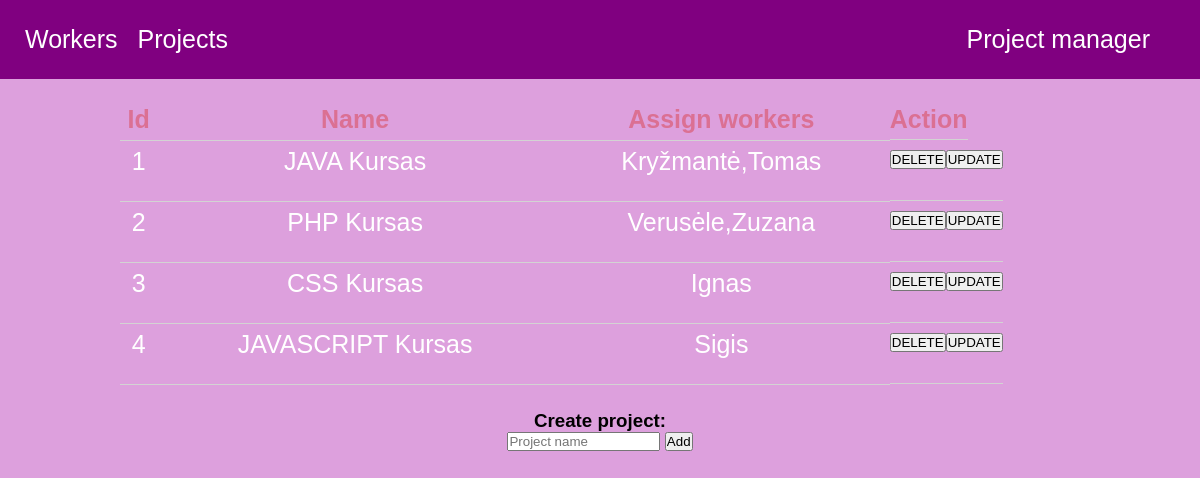
The app's page /projects.php with its own data.
### tables this page shows
CREATE TABLE `projektai` (
  `project_id` int(10) unsigned NOT NULL AUTO_INCREMENT,
  `project_name` varchar(50) NOT NULL,
  `asign_workers` varchar(50) DEFAULT NULL,
  PRIMARY KEY (`project_id`)
);

### projects.php (the view, shortened to what this page needs)
<!DOCTYPE html>
<html lang="en">
<head>
    <link rel="stylesheet" href="style.css">
</head>
<body>
    <header>
        <nav class="nav">
            <div>
                <a href="index.php"><p>Project manager</p></a>
            </div>
            <form class="workers" action="workers.php" method="POST">
               <button type="submit">Workers</button>
            </form>
            <form class="projects" action="projects.php" method="POST">
                <button type="submit">Projects</button>
            </form>
        </nav>
    </header>
    <main>
        <?php
            $servername = "localhost";
            $username = "root";
            $password = "mysql";
            $dbname = "projectmanager";
            $conn = mysqli_connect($servername, $username, $password, $dbname);
                    $sql = "SELECT projektai.project_id, projektai.project_name, group_concat(darbuotojai.name) as asign_workers
                    from projektai LEFT JOIN darbuotojai ON projektai.project_id = darbuotojai.project
                    GROUP BY projektai.project_id";
                    $result = mysqli_query($conn, $sql);
                    if (mysqli_num_rows($result) > 0) {
                        echo "<table class='jtabl'>
                        <tr>
                            <th>Id</th>
                            <th>Name</th>
                            <th>Assign workers</th>
                            <th class='actio'>Action</th>
                        </tr>";
                        while($row = mysqli_fetch_assoc($result)) {
                            echo "<tr>
                            <td>". $row["project_id"] ."</td>
                            <td>". $row["project_name"] ."</td>
                            <td>". $row['asign_workers'] ."</td>
                            <td class= 'actbtn'>
                                <form class='del' action='functions.php' method='post'>
                                    <input type='submit' name='delete_project' value='DELETE'>
                                    <input type='hidden' name='project_name' value='".$row["project_name"]."'>
                                </form>
                                <form class='upd' action='' method='post'>
                                    <input class='update' type='submit' name='' value='UPDATE'>
                                    <input type='hidden' name='download' value=' . '>
                                </form>
                            </td>
                            </tr>";
                        }
                        echo "</table>";
                    } else {
                        echo "<tr>
                            </tr>";
                    }
        ?>
        <div class="addproject">
            <h3>Create project:</h3>
            <form action="functions.php" method="post">
                <input type="text" name="new_project" placeholder="Project name" required>
                <input type="submit" name="add_projects" value="Add">
            </form>
        </div>
    </main>
</body>
</html>

### style.css (style rules this page uses)
body, body * { margin: 0; padding: 0; vertical-align: top; box-sizing: border-box; font-family: 'Gill Sans', 'Gill Sans MT', 'Calibri', 'Trebuchet MS', sans-serif; }
body { width: 100%; background-color: plum; background-position: center; background-size: cover; background-repeat: no-repeat; height: 100vh; }
nav { display: inline-block; width: 100%; background-color: purple; padding:25px 0 25px 25px; text-decoration: none; }
p { float: right; margin-right: 50px; font-size: 25px; color: white; }
.workers button { font-size: 25px; float: left; background: none; border: none; color: white; padding: 0 10px 0 0 ; }
.projects button { font-size: 25px; float: left; background: none; border: none; color: white; padding: 0 0 0 10px ; }
.jtabl { border-collapse: collapse; width: 80%; margin-top: 20px; margin-left: 10%; margin-right: 10%; line-height: 25px; margin-left: auto; margin-right: auto; font-size: 25px; }
th, td { line-height: 40px; border-bottom: 1px solid lightgrey; border-collapse: collapse; text-align: center; text-decoration: none; color: white; }
th { color: palevioletred; }
.actio { float:left; }
td.actbtn { width: fit-content; display: inline-block; color: white; }
.del { float:left; padding: 10px 0 10px 0; }
.upd { display: inline-block; padding: 10px 0 10px 0; }
.addproject { text-align: center; padding: 25px; }

### records on screen
projektai: project_id "1", project_name "JAVA Kursas", asign_workers "Kryžmantė,Tomas"
projektai: project_id "2", project_name "PHP Kursas", asign_workers "Verusėle,Zuzana"
projektai: project_id "3", project_name "CSS Kursas", asign_workers "Ignas"
projektai: project_id "4", project_name "JAVASCRIPT Kursas", asign_workers "Sigis"
